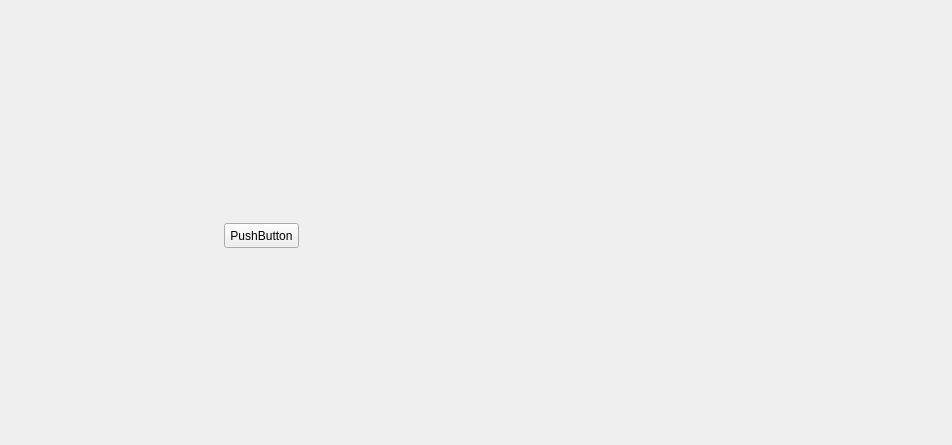
<?xml version="1.0" encoding="UTF-8"?>
<ui version="4.0">
 <class>TabActionsObject</class>
 <widget class="QWidget" name="TabActionsObject">
  <property name="geometry">
   <rect>
    <x>0</x>
    <y>0</y>
    <width>952</width>
    <height>445</height>
   </rect>
  </property>
  <property name="minimumSize">
   <size>
    <width>952</width>
    <height>445</height>
   </size>
  </property>
  <property name="maximumSize">
   <size>
    <width>952</width>
    <height>445</height>
   </size>
  </property>
  <property name="windowTitle">
   <string>Form</string>
  </property>
  <widget class="QPushButton" name="pushButton">
   <property name="geometry">
    <rect>
     <x>224</x>
     <y>223</y>
     <width>75</width>
     <height>25</height>
    </rect>
   </property>
   <property name="text">
    <string>PushButton</string>
   </property>
  </widget>
 </widget>
 <resources/>
 <connections/>
</ui>
